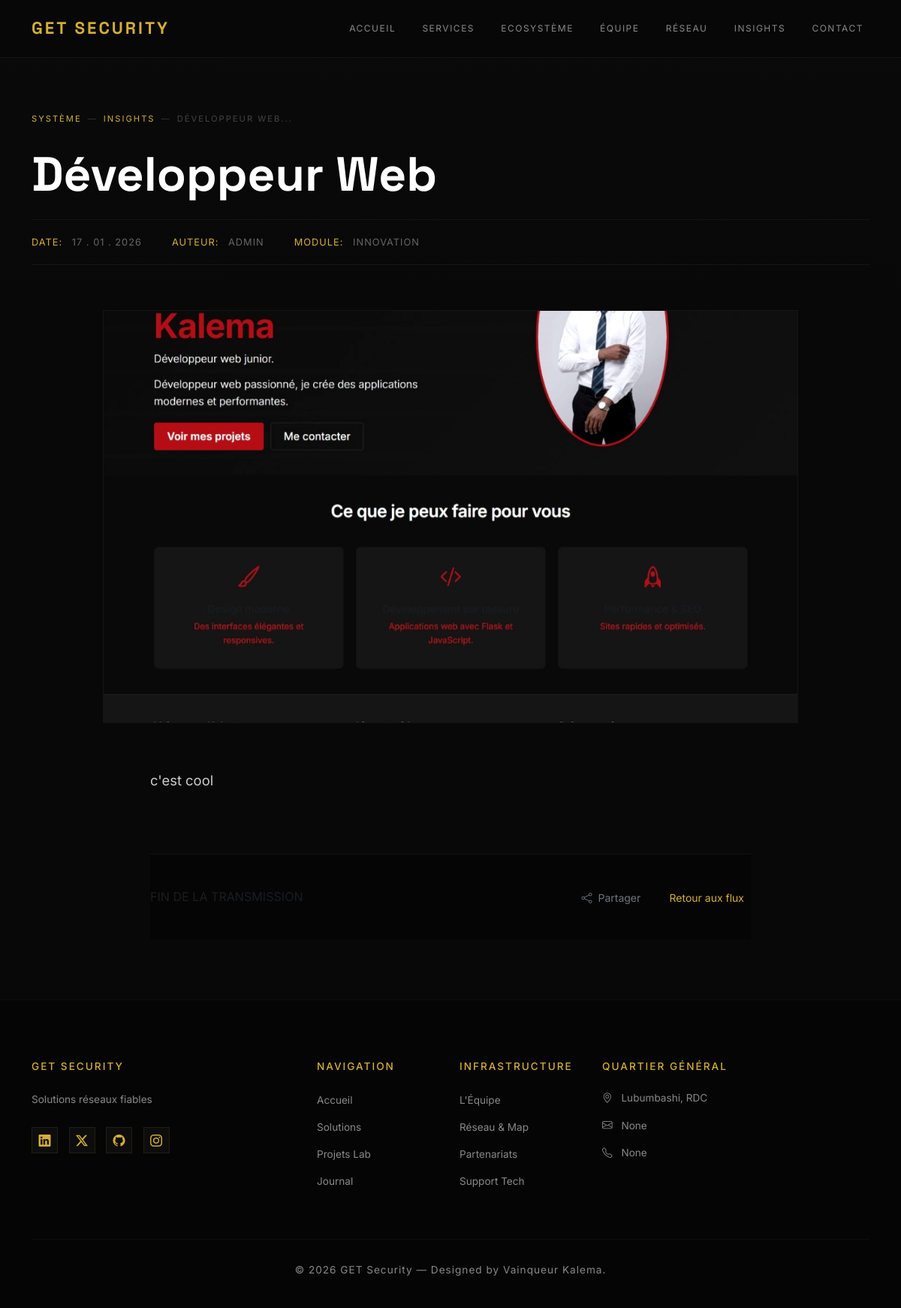
The page /blog/1 on the database its author committed.
### app/models.py (models this page shows)
class Configuration(db.Model):
    id = db.Column(db.Integer, primary_key=True, default=1)
    nom_entreprise = db.Column(db.String(100), default='GET Security')
    slogan = db.Column(db.String(200), default='Solutions réseaux fiables')
    hero_image = db.Column(db.String(200), default='hero.jpg')
    apropos = db.Column(db.Text)
    contact_email = db.Column(db.String(100))
    contact_telephone = db.Column(db.String(20))
    localisation = db.Column(db.String(200), default='Lubumbashi, RDC')
    @classmethod
    def get_singleton(cls):
        config = cls.query.get(1)
        if not config:
            config = cls(id=1)
            db.session.add(config)
            db.session.commit()
        return config

class Article(db.Model):
    id = db.Column(db.Integer, primary_key=True)
    titre = db.Column(db.String(200), nullable=False)
    contenu = db.Column(db.Text, nullable=False)
    date = db.Column(db.DateTime, default=db.func.current_timestamp())
    image = db.Column(db.String(200), default='default-article.jpg')
    resume = db.Column(db.String(300))
    auteur = db.Column(db.String(100), default='Admin')
    actif = db.Column(db.Boolean, default=True)

### app/routes.py (the view)
@bp.route('/blog/<int:id>')
def blog_detail(id):
    article = Article.query.get_or_404(id)
    return render_template('blog_detail.html', article=article)

### app/templates/blog_detail.html (shortened to what this page needs)
{% extends 'base.html' %}
{% block content %}
<header class="article-header">
    <div class="container">
        <nav aria-label="breadcrumb">
            <ol class="breadcrumb">
                <li class="breadcrumb-item"><a href="{{ url_for('main.index') }}">Système</a></li>
                <li class="breadcrumb-item"><a href="{{ url_for('main.blog_list') }}">Insights</a></li>
                <li class="breadcrumb-item active">{{ article.titre[:30] }}...</li>
            </ol>
        </nav>
        <h1 class="display-title display-3">{{ article.titre }}</h1>
        <div class="article-meta-bar">
            <span><span class="meta-label">Date:</span> {{ article.date.strftime('%d . %m . %Y') }}</span>
            <span><span class="meta-label">Auteur:</span> {{ article.auteur }}</span>
            <span><span class="meta-label">Module:</span> Innovation</span>
        </div>
    </div>
</header>
<div class="container">
    <div class="row justify-content-center">
        <div class="col-lg-10">
            {% if article.image %}
            <img src="{{ url_for('static', filename='images/' + article.image) }}" class="article-hero-img fade-in" alt="{{ article.titre }}">
            {% endif %}
            <article class="blog-content-wrapper fade-in">
                <div class="blog-content">
                    {{ article.contenu|safe }}
                </div>
                <footer class="article-footer">
                    <div class="d-flex justify-content-between align-items-center">
                        <span class="text-muted small text-uppercase">Fin de la transmission</span>
                        <div class="share-links">
                            <a href="#" class="btn btn-sm btn-outline-secondary border-0"><i class="bi bi-share me-2"></i>Partager</a>
                            <a href="{{ url_for('main.blog_list') }}" class="btn btn-sm btn-outline-gold ms-3" style="color: var(--kairos-gold);">Retour aux flux</a>
                        </div>
                    </div>
                </footer>
            </article>
        </div>
    </div>
</div>
{% endblock %}

### app/templates/base.html (shortened to what this page needs)
<!DOCTYPE html>
<html lang="fr">
<head>
    <link href="https://cdn.jsdelivr.net/npm/bootstrap@5.3.0/dist/css/bootstrap.min.css" rel="stylesheet">
    <link rel="stylesheet" href="https://cdn.jsdelivr.net/npm/bootstrap-icons@1.11.3/font/bootstrap-icons.min.css">
</head>
<body>
    <nav class="navbar navbar-expand-lg navbar-dark fixed-top navbar-kairos">
        <div class="container">
            <a class="navbar-brand" href="{{ url_for('main.index') }}">
                {{ config.nom_entreprise|default('KAIROS') }}
            </a>
            <div class="collapse navbar-collapse" id="navbarNav">
                <ul class="navbar-nav ms-auto">
                    <li class="nav-item"><a class="nav-link" href="{{ url_for('main.index') }}">Accueil</a></li>
                    <li class="nav-item"><a class="nav-link" href="{{ url_for('main.services_list') }}">Services</a></li>
                    <li class="nav-item"><a class="nav-link" href="{{ url_for('main.projets_list') }}">Ecosystème</a></li>
                    <li class="nav-item"><a class="nav-link" href="{{ url_for('main.equipe_list') }}">Équipe</a></li>
                    <li class="nav-item"><a class="nav-link" href="{{ url_for('main.couverture') }}">Réseau</a></li>
                    <li class="nav-item"><a class="nav-link" href="{{ url_for('main.blog_list') }}">Insights</a></li>
                    <li class="nav-item"><a class="nav-link" href="{{ url_for('main.contact') }}">Contact</a></li>
                </ul>
            </div>
        </div>
    </nav>
    <main>
        {% block content %}{% endblock %}
    </main>
    <footer>
        <div class="container">
            <div class="row gy-5">
                <div class="col-lg-4">
                    <h5>{{ config.nom_entreprise|default('KAIROS') }}</h5>
                    <p style="max-width: 300px; line-height: 1.8;">
                        {{ config.slogan|default('L\'ingénierie logicielle au service de la vision stratégique.') }}
                    </p>
                    <div class="social-links mt-4">
                        <a href="#"><i class="bi bi-linkedin"></i></a>
                        <a href="#"><i class="bi bi-twitter-x"></i></a>
                        <a href="#"><i class="bi bi-github"></i></a>
                        <a href="#"><i class="bi bi-instagram"></i></a>
                    </div>
                </div>
                <div class="col-lg-2 col-md-6">
                    <h5>Navigation</h5>
                    <ul class="list-unstyled">
                        <li><a href="{{ url_for('main.index') }}">Accueil</a></li>
                        <li><a href="{{ url_for('main.services_list') }}">Solutions</a></li>
                        <li><a href="{{ url_for('main.projets_list') }}">Projets Lab</a></li>
                        <li><a href="{{ url_for('main.blog_list') }}">Journal</a></li>
                    </ul>
                </div>
                <div class="col-lg-2 col-md-6">
                    <h5>Infrastructure</h5>
                    <ul class="list-unstyled">
                        <li><a href="{{ url_for('main.equipe_list') }}">L'Équipe</a></li>
                        <li><a href="{{ url_for('main.couverture') }}">Réseau & Map</a></li>
                        <li><a href="{{ url_for('main.contact') }}">Partenariats</a></li>
                        <li><a href="#">Support Tech</a></li>
                    </ul>
                </div>
                <div class="col-lg-4">
                    <h5>Quartier Général</h5>
                    <p><i class="bi bi-geo-alt me-2 text-gold"></i> {{ config.localisation|default('Lubumbashi, Haut-Katanga') }}</p>
                    <p><i class="bi bi-envelope me-2 text-gold"></i> {{ config.contact_email|default('contact@kairos-dev.com') }}</p>
                    <p><i class="bi bi-telephone me-2 text-gold"></i> {{ config.contact_telephone|default('+243 ...') }}</p>
                </div>
            </div>
            <div class="text-center copyright">
                <p class="mb-0">&copy; 2026 {{ config.nom_entreprise }} — Designed by Vainqueur Kalema.</p>
            </div>
        </div>
    </footer>
</body>
</html>

### app/templates/base.html (style rules this page uses)
:root { --kairos-black: #080808; --kairos-dark: #121212; --kairos-gold: #D4AF37; --kairos-gold-glow: rgba(212, 175, 55, 0.3); --glass-bg: rgba(8, 8, 8, 0.85); --text-main: #E0E0E0; --text-muted: #888888; }
body { background-color: var(--kairos-black); color: var(--text-main); font-family: 'Inter', sans-serif; overflow-x: hidden; }
h1, h2, h3, .navbar-brand { font-family: 'Space Grotesk', sans-serif; }
.navbar-kairos { background: var(--glass-bg); backdrop-filter: blur(15px); -webkit-backdrop-filter: blur(15px); border-bottom: 1px solid rgba(255, 255, 255, 0.05); padding: 1rem 0; transition: all 0.3s ease; z-index: 1050; }
.navbar-brand { font-weight: 700; letter-spacing: 3px; text-transform: uppercase; color: var(--kairos-gold) !important; font-size: 1.4rem; }
.nav-link { font-weight: 400; font-size: 0.75rem; text-transform: uppercase; letter-spacing: 1.5px; color: var(--text-muted) !important; margin-left: 1.2rem; transition: 0.3s ease; }
main { min-height: 80vh; }
footer { background-color: #050505; border-top: 1px solid rgba(255, 255, 255, 0.03); padding-top: 80px; padding-bottom: 40px; }
footer h5 { color: var(--kairos-gold); font-size: 0.85rem; text-transform: uppercase; letter-spacing: 2px; margin-bottom: 1.5rem; }
footer p, footer li a { color: var(--text-muted); text-decoration: none; font-size: 0.85rem; transition: 0.3s; }
footer li { margin-bottom: 12px; }
.social-links a { display: inline-block; width: 35px; height: 35px; line-height: 35px; background: rgba(255,255,255,0.03); border-radius: 0; text-align: center; margin-right: 10px; color: var(--kairos-gold); transition: 0.4s; border: 1px solid rgba(212, 175, 55, 0.1); }
.copyright { border-top: 1px solid rgba(255, 255, 255, 0.03); padding-top: 30px; margin-top: 50px; color: #444; font-size: 0.75rem; letter-spacing: 1px; }

### app/templates/blog_detail.html (style rules this page uses)
.article-header { padding-top: 150px; padding-bottom: 60px; background: linear-gradient(to bottom, #0a0a0a, var(--kairos-black)); }
.breadcrumb { background: transparent; padding: 0; margin-bottom: 30px; text-transform: uppercase; letter-spacing: 2px; font-size: 0.7rem; }
.breadcrumb-item a { color: var(--kairos-gold); text-decoration: none; }
.breadcrumb-item.active { color: #444; }
.breadcrumb-item + .breadcrumb-item::before { content: "—"; color: #333; }
.display-title { font-family: 'Space Grotesk', sans-serif; font-weight: 700; line-height: 1.1; color: #fff; margin-bottom: 25px; max-width: 900px; }
.article-meta-bar { border-top: 1px solid rgba(255, 255, 255, 0.05); border-bottom: 1px solid rgba(255, 255, 255, 0.05); padding: 20px 0; display: flex; gap: 40px; font-size: 0.8rem; text-transform: uppercase; letter-spacing: 1px; color: #666; }
.meta-label { color: var(--kairos-gold); margin-right: 8px; }
.article-hero-img { width: 100%; height: 550px; object-fit: cover; filter: grayscale(30%) contrast(1.1); border: 1px solid rgba(255, 255, 255, 0.05); margin-bottom: 60px; }
.blog-content-wrapper { max-width: 800px; margin: 0 auto; font-family: 'Inter', sans-serif; font-size: 1.15rem; line-height: 1.8; color: #ccc; }
.article-footer { max-width: 800px; margin: 80px auto; padding-top: 40px; border-top: 1px solid rgba(255, 255, 255, 0.05); }

### rows shown on the page
Configuration: nom_entreprise "GET SECURITY", slogan "Solutions réseaux fiables", localisation "Lubumbashi, RDC", contact_email "None", contact_telephone "None", nom_entreprise "GET Security"
Article: titre "DÉVELOPPEUR WEB", titre "Développeur Web", date "17 . 01 . 2026", auteur "ADMIN", image (picture), contenu "c'est cool"
